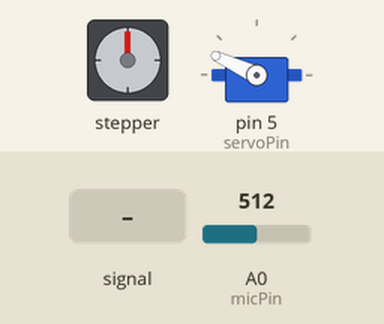
Recording of a sketch running on a simulated Arduino Uno, built with avr-gcc and run on an emulated ATmega328P. Shown: stepper motor, servo. Wiring (inferred from the names in the program): stepper motor driver (200 steps per turn assumed): step pin 4; direction pin 2. The test bench sets the inputs (shaded band); at power-on: A0 (micPin) = 512. What the sketch prints to the serial monitor is not drawn.

Above: at 1.2 s.
1.3 s: A0 (micPin) fed a 200 Hz sine of ±460 counts around its level
At 4.0 s:
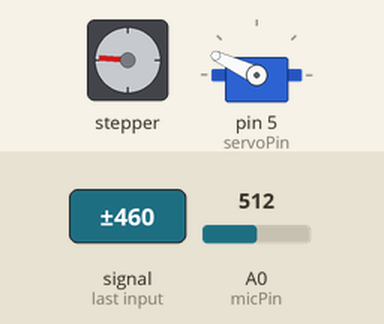
4.3 s: A0 (micPin) fed a 2 Hz sine of ±306 counts around its level
At 6.8 s:
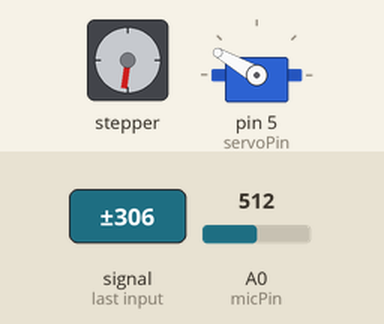
7.3 s: A0 (micPin) fed a 200 Hz sine of ±460 counts around its level
At 10.1 s:
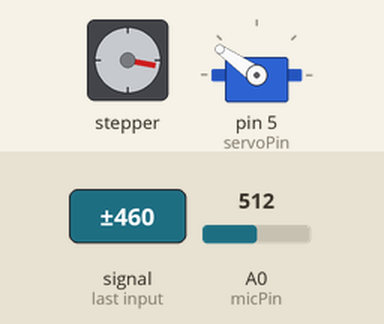
10.3 s: A0 (micPin) set to 716
13.0 s: A0 (micPin) fed a 50 Hz sine of ±306 counts around its level
At 15.9 s:
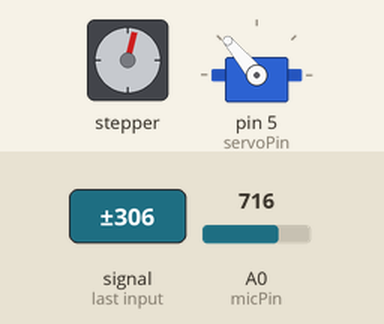
16.0 s: A0 (micPin) set to 145
At 18.5 s:
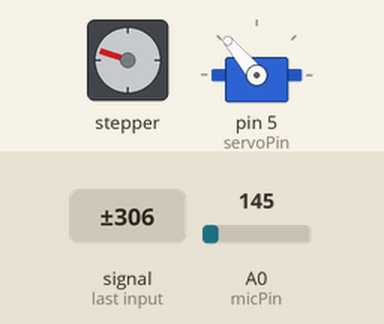
Timing chart, 0 to 20.0 s (numbered marks = the images above; inputs shaded):
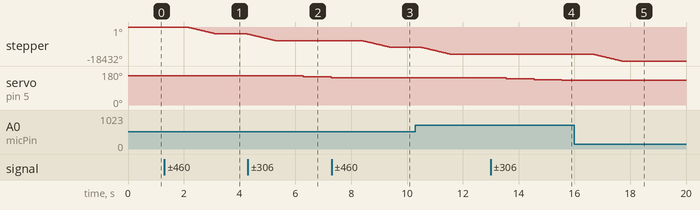

Measured:
- after the input at 1.3 s, stepper: turns 3686° counter-clockwise in 1.0 s, then 146° counter-clockwise in 0.04 s
- after the input at 4.3 s, stepper: goes on until 5.3 s, then stays -7372°; servo on pin 5 (servoPin): 155° → 150° after 2.0 s, → 145° 1.0 s later
- after the input at 7.3 s, stepper: turns 3687° counter-clockwise in 1.0 s, starting after 1.1 s; servo on pin 5 (servoPin): stays 145° (without the input it goes to 140° after 0.98 s)
- after the input at 13.0 s, servo on pin 5 (servoPin): 145° → 140° after 0.56 s, → 135° 1.0 s later, → 130° 1.0 s later
- after the input at 16.0 s, stepper: turns 3687° counter-clockwise in 1.0 s, starting after 0.66 s; servo on pin 5 (servoPin): stays 130° (without the input it goes to 125° after 0.56 s)

The sketch:

microphone_arduino.ino
```cpp
#include <Servo.h>

//microphone constants
int micPin = 0;
float minVolt = 1.2;
float maxVolt = 2.7;
float silentThreshold = 1.0;
const int sampleWindow = 1000; // Sample window width in mS (50 mS = 20Hz)
unsigned int sample;
double volts;
double oldVolts;

//stepper constants
int dirPin = 2;
int stepPin = 4;
float stepperThreshold = 1.0;
int stepperDir = LOW; //up

//servo constants
int servoPin = 5;
Servo servo;
int servoDir = 1; //up
int servoAngle = 155;
int servoMin = 95;
int servoMax = 155;

void setup() {
  pinMode(dirPin, OUTPUT);
  pinMode(stepPin, OUTPUT);
  servo.attach(servoPin);
  servo.write(servoMax);
  Serial.begin(9600);
}

void loop() {

    unsigned int peakToPeak = sampleAudio(sampleWindow);
    volts = convertAnalogToVolts(peakToPeak);
    if (oldVolts == NULL) { //if this is the first reading, set oldVolts to whatever is read
      oldVolts = volts;
    }

    boolean isLouderThanBefore = (volts - oldVolts) > 0.05;
    boolean notSilent = volts > silentThreshold;
    boolean aboveStepperThreshold = (volts - maxVolt) > stepperThreshold; //if the volts reading differs from the upper
                                                                          //and lower bounds for acceptable volume voltages
                                                                          //by more than stepperThreshold, the stepper will turn.
    boolean belowStepperThreshold = (minVolt - volts) > stepperThreshold;
    boolean isTooLoud = volts > maxVolt;
    boolean isTooSoft = volts < minVolt;
    Serial.print(volts);

    if ((aboveStepperThreshold or belowStepperThreshold) && notSilent) {

      if (aboveStepperThreshold) { //also need to be checking the difference between the old reading and new one
        Serial.println(" TOO TOO LOUD");
        if (isLouderThanBefore) { //if louder than before AND still too loud, need to move in opposite direction
          stepperDir = changeStepperDir(stepperDir);
        }
      } else {
        Serial.println(" TOO TOO SOFT");
        if (!isLouderThanBefore) { //if softer than before AND still too soft, need to move in opposite direction
          stepperDir = changeStepperDir(stepperDir);
        }
      }
      moveStepper(stepperDir);

    } else if ((isTooLoud or isTooSoft) && notSilent) {

        if (isTooLoud) {
          Serial.println(" TOO LOUD");
          if (isLouderThanBefore) { //change direction
             servoDir = changeServoDir(servoDir);
          }
        } else {
          Serial.println(" TOO SOFT");
          if (!isLouderThanBefore) { //change direction
             servoDir = changeServoDir(servoDir);
          }
        }
        moveServo(servoDir);

    } else if (notSilent) {

      Serial.println(" VOLUME IN RANGE");

    } else {

      Serial.println(" NO SPEECH");

    }
    oldVolts = volts;
}


//helper functions

void moveServo(int servoDir) {
  //turns the servo 5 degrees in direction servoDir
  if (servoDir == 1) {
    servoAngle -= 5;
    servoAngle = max(servoAngle, servoMin);
  } else {
    servoAngle += 5;
    servoAngle = min(servoAngle, servoMax);
  }
  servo.write(servoAngle);
}

void moveStepper(int stepperDir) {
  //turns the stepper a small distance in direction stepperDir
  digitalWrite(dirPin, stepperDir);
  Serial.print(stepperDir);
  delay(100);
  for (int i = 0; i < 2048; i++) {
      digitalWrite(stepPin, LOW);  // This LOW to HIGH change is what creates the
      digitalWrite(stepPin, HIGH); // "Rising Edge" so the easydriver knows to when to step.
      delayMicroseconds(500);      // This delay time is close to top speed for this
   }                              // particular motor. Any faster the motor stalls.
}

int sampleAudio(int sampleWindow) {
    unsigned long startMillis = millis(); // Start of sample window
    unsigned int peakToPeak = 0; // peak-to-peak level
    unsigned int signalMax = 0;
    unsigned int signalMin = 1024;
    // collect data for 50 mS
    while (millis() - startMillis < sampleWindow) {
      sample = analogRead(micPin);
      if (sample < 1024) {
        if (sample > signalMax) {
          signalMax = sample; // save just the max levels
        } else if (sample < signalMin) {
          signalMin = sample; // save just the min levels
        }
      }
    }
    peakToPeak = signalMax - signalMin; // max - min = peak-peak amplitude
    return peakToPeak;
}

double convertAnalogToVolts(unsigned int peakToPeak) {
  return (peakToPeak * 5.0) / 1024; // convert to volts
}

int changeServoDir(int servoDir) {
  if (servoDir == 1) {
      servoDir = -1;
  } else {
      servoDir = 1;
  }
}

int changeStepperDir(int stepperDir) {
  if (stepperDir == 1) {
      stepperDir = 0;
  } else {
      stepperDir = 1;
  }
}
```
